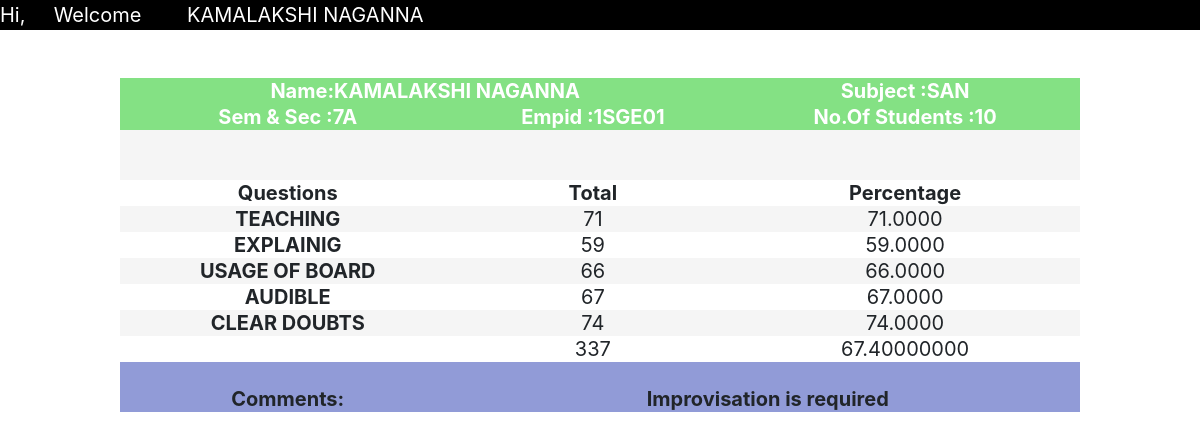
The page /faculty_result_checking.php on the database its author committed.
### tables this page shows
CREATE TABLE `question` (
  `q1` varchar(30) DEFAULT NULL,
  `q2` varchar(30) DEFAULT NULL,
  `q3` varchar(30) DEFAULT NULL,
  `q4` varchar(30) DEFAULT NULL,
  `q5` varchar(30) DEFAULT NULL,
  `admin` varchar(20) DEFAULT NULL
);

### faculty_result_checking.php (the view, shortened to what this page needs)
<html>
    <head>
      <link rel="stylesheet" href="http://maxcd.bootstrapcdn.com/bootstrap/4.0.0/css/bootstrap.min.css">
    </head>
<body>
        <div style="background-color:black;color:white ;height: 30px">
    <span>Hi,</span><span style="color:transparent">hh</span>
    <span>Welcome </span>
    <span style="color:transparent">hhh</span>
<span>
<?php
 $host="localhost";
 $dbusername="root";
 $dbpassword="";
 $dbname="wtc_project";
 $conn=mysqli_connect($host,$dbusername,$dbpassword,$dbname);
 $usn='1sge01';
 $sql="select fname,lname from employee where empid='$usn'";
$res=mysqli_query($conn,$sql);
if($res->num_rows>0){
    while($rows=$res->fetch_assoc()){
        echo $rows['fname']." ".$rows['lname'];
    }
}
?>
</span>
<span><a href="index.php" style="text-decoration:none
;margin-left:70%;color:white">Logout<span style="color: transparent;">ii</span><i class="fas fa-sign-out-alt"></i></a></span>
</div>
<br>
<br>
<div>
    <table class="me">
        <?php
        $host="localhost";
        $dbusername="root";
        $dbpassword="";
        $dbname="wtc_project";
        $conn=mysqli_connect($host,$dbusername,$dbpassword,$dbname);
function extracting_semsec_for_employee($conn,$user)
{
    $sql="select semsec as c  from teaching where empid='$user'";
	$res=mysqli_query($conn,$sql);
	if($res->num_rows>0)
    {   $arr=array();
        $i=0;
		while ($ro=$res->fetch_assoc())
		{
            $arr[$i]=$ro['c'];
			$i+=1;
		}
    }
	return $arr;
}
function fetch_admin_of_employee_user($conn,$user)
{
    $admin="";
    $sql ="select admin from employee where empid='$user'";
    $res=mysqli_query($conn,$sql);
    if($res->num_rows>0)
    {
        while ($rows=$res->fetch_assoc())
        {
            $admin=$rows['admin'];
        }
    }
    return $admin;
}
function fetching_questions($conn,$admin)
{
        $sql="select q1,q2,q3,q4,q5 from question where admin='$admin'";
        $res=mysqli_query($conn,$sql);
        $q1="";$q2="";$q3="";$q4="";$q5="";
        if($res->num_rows>0)
        {
            while($rows=$res->fetch_assoc())
            {
            $q1=$rows['q1'];
            $q2=$rows['q2'];
            $q3=$rows['q3'];
            $q4=$rows['q4'];
            $q5=$rows['q5'];
            }
        }
        $questions = array($q1,$q2,$q3,$q4,$q5);
        return $questions;
}
function cerdentials_extraction_for_employee($conn,$empid,$sem)
{
        $sql1="select e.fname as n1 ,e.lname as n2,t.subject as sub,
        t.semsec as sem, t.empid as emp, count(distinct(r.usn)) as cnt
        from employee e,teaching t,rating r
        where t.empid='$empid' AND e.empid='$empid' and t.semsec='$sem' and t.semsec=r.semsec and r.empid='$empid'";
        $res1=mysqli_query($conn,$sql1);
        if($res1->num_rows>0)
        {
            $arr=array();
            while($rows1=$res1->fetch_assoc())
            {
                $arr['n1']=$rows1['n1'];
                $arr['n2']=$rows1['n2'];
                $arr['sub']=$rows1['sub'];
                $arr['sem']=$rows1['sem'];
                $arr['emp']=$rows1['emp'];
                $arr['cnt']=$rows1['cnt'];
            }
        }
        return $arr;
}
function sum_average_feedback_with_comments($conn,$admin,$user,$sem)
{
        $sql2="select sum(q1) as s1 ,avg(q1)*10 as a1,
        sum(q2) as s2,avg(q2)*10 as a2 ,
        sum(q3) as s3 ,avg(q3)*10 as a3,
        sum(q4) as s4,avg(q4)*10 as a4 ,
        sum(q5) as s5 ,avg(q5)*10 as a5,
        (sum(q1)+sum(q2)+sum(q3)+sum(q4)+sum(q5)) as total,
        ((avg(q1)+avg(q2)+avg(q3)+avg(q4)+avg(q5))/5)*10 as percent,
        case
        when ((avg(q1)+avg(q2)+avg(q3)+avg(q4)+avg(q5))/5)*10 >=90
            then 'You Are Doing Great! Keep It Up '
        when (((avg(q1)+avg(q2)+avg(q3)+avg(q4)+avg(q5))/5)*10)>80 and (((avg(q1)+avg(q2)+avg(q3)+avg(q4)+avg(q5))/5)*10)<90
        then 'Doing Good!,Get one Step Ahead'
        else 'Improvisation is required'
        end as comments
        from rating
        where admin='$admin' and empid='$user' and usn in (
        select distinct(usn) from rating where semsec='$sem'
        )";
        $res2=mysqli_query($conn,$sql2);
        if($res2->num_rows>0)
        {
            $arr=array();
            while($rows2=$res2->fetch_assoc())
            {
                $arr['s1']=$rows2['s1'];    $arr['a1']=$rows2['a1'];
                $arr['s2']=$rows2['s2'];    $arr['a2']=$rows2['a2'];
                $arr['s3']=$rows2['s3'];    $arr['a3']=$rows2['a3'];
                $arr['s4']=$rows2['s4'];    $arr['a4']=$rows2['a4'];
                $arr['s5']=$rows2['s5'];    $arr['a5']=$rows2['a5'];
                $arr['total']=$rows2['total'];
                $arr['percent']=$rows2['percent'];
                $arr['cmnt']=$rows2['comments'];
            }
        }
        return $arr;
}
function template_generation($conn,$sum_average_feedback_with_comments,$cerdentials_extraction_for_employee,$fetching_questions,$sem)
{
        $array1 = $sum_average_feedback_with_comments;
        $array2 = $cerdentials_extraction_for_employee;
        $question = $fetching_questions;
        echo "
        <tr><th  colspan='2' style='color:white'>Name:$array2[n1]" ."   "." $array2[n2]</th>
        <th style='color:white'>Subject :$array2[sub]</th></tr>"
        ."<tr><th style='color:white'>Sem & Sec :$sem</th>
        <th style='color:white'>Empid :$array2[emp]</th>
        <th style='color:white'>No.Of Students :$array2[cnt]</th>
        </tr>
        <tr><td colspan=3><br><br></td></tr>
        <tr><th>Questions</th><th>Total</th><th>Percentage</th></tr>
        <tr>
        <th>$question[0]</th>  <td>$array1[s1]</td><td>$array1[a1]</td>
        </tr>
        <tr>
        <th>$question[1]</th>  <td>$array1[s2]</td><td>$array1[a2]</td>
        </tr>
        <tr>
        <th>$question[2]</th>  <td>$array1[s3]</td><td>$array1[a3]</td>
        </tr>
        <tr>
        <th>$question[3]</th>  <td>$array1[s4]</td><td>$array1[a4]</td>
        </tr>
        <tr>
        <th>$question[4]</th>  <td>$array1[s5]</td><td>$array1[a5]</td>
        </tr>
        <tr>
        </tr>
        <tr>
        <th></th>  <td>$array1[total]</td><td>$array1[percent]</td>
        </tr>
    <tr>
    <th><br>Comments:</th><th colspan='2'><br>$array1[cmnt]</th>
    </tr>
    <tr>
    <td><br><br></td>
    </tr>";
}
$user='1sge01';
$admin=fetch_admin_of_employee_user($conn,$user);
$question = fetching_questions($conn,$admin);
$semsec_employee=extracting_semsec_for_employee($conn,$user);
for($i=0;$i<count($semsec_employee); $i+=1)
{
    $sem = $semsec_employee[$i];
    $sum_average_feedback_with_comments = sum_average_feedback_with_comments($conn,$admin,$user,$sem);
    $cerdentials_extraction_for_employee = cerdentials_extraction_for_employee($conn,$user,$sem);
    $fetching_questions =  fetching_questions($conn,$admin);
    template_generation($conn,$sum_average_feedback_with_comments,$cerdentials_extraction_for_employee,$fetching_questions,$sem);
}
?>
    </table>
  </div>
    </body>
</html>

### faculty_result_checking.php (style rules this page uses)
table { width: 80%; margin-left: 10%; margin-right: 10%; }
table,tr,th { border: 1px ; border-collapse: collapse; text-align: center; font-size: 20px; }
.me tr:nth-child(1) { background: #84E184; }
.me tr:nth-child(2) { background: #84E184; }
.me tr:nth-child(3) { background: #F5F5F5; }
.me tr:nth-child(4) { background: ; }
.me tr:nth-child(5) { background:#F5F5F5; }
.me tr:nth-child(6) { background: ; }
.me tr:nth-child(7) { background: #F5F5F5; }
.me tr:nth-child(8) { background: ; }
.me tr:nth-child(9) { background: #F5F5F5; }
.me tr:nth-child(12) { background: #919bd7; }
span { font-size: 20px; }

### rows shown on the page
question: q1 "TEACHING", q2 "EXPLAINIG", q3 "USAGE OF BOARD", q4 "AUDIBLE", q5 "CLEAR DOUBTS"

### other values the page prints
$rows['fname'] "KAMALAKSHI"
$rows['lname'] "NAGANNA"
$array2[n1] "KAMALAKSHI"
$array2[n2] "NAGANNA"
$array2[sub] "SAN"
$sem "7A"
$array2[emp] "1SGE01"
$array2[cnt] "10"
$array1[s1] "71"
$array1[a1] "71.0000"
$array1[s2] "59"
$array1[a2] "59.0000"
$array1[s3] "66"
$array1[a3] "66.0000"
$array1[s4] "67"
